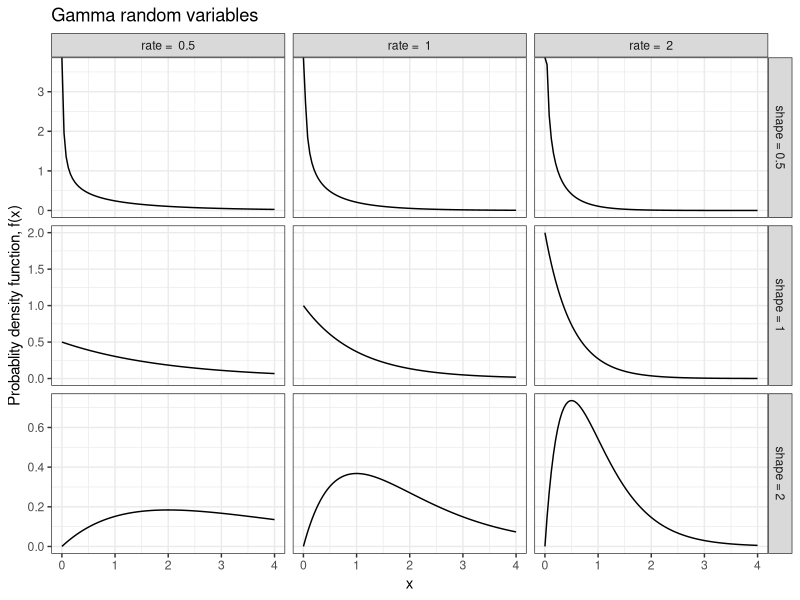
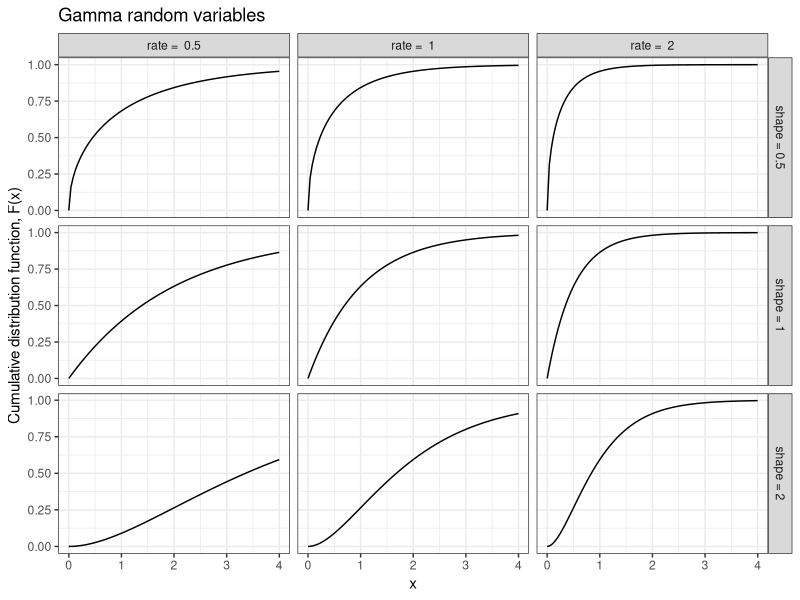

Source code (R) for these figures, in order:
## ----libraries, message=FALSE, warning=FALSE, cache=FALSE---------------------------------------
library("tidyverse")


## ----set_seed, echo=FALSE-----------------------------------------------------------------------
set.seed(20200915)


## -----------------------------------------------------------------------------------------------
d <- expand.grid(shape = c(0.5,1,2),
                 rate = c(0.5,1,2), 
                 x = seq(0, 4, length = 101)) %>%
  dplyr::mutate(pdf = dgamma(x, shape = shape, rate = rate),
                cdf = pgamma(x, shape = shape, rate = rate),
                shaperate = paste0(shape, rate),
                shape = paste("shape =", shape),
                rate  = paste("rate = ", rate))

ggplot(d, aes(x=x, y = pdf)) +
  geom_line() + 
  labs(y = "Probablity density function, f(x)",
       title = "Gamma random variables") +
  facet_grid(shape~rate, scales = "free_y") + 
  theme_bw()


## -----------------------------------------------------------------------------------------------
ggplot(d, aes(x=x, y = cdf)) +
  geom_line() + 
  labs(y = "Cumulative distribution function, F(x)",
       title = "Gamma random variables") +
  facet_grid(shape~rate, scales = "free_y") + 
  theme_bw()
